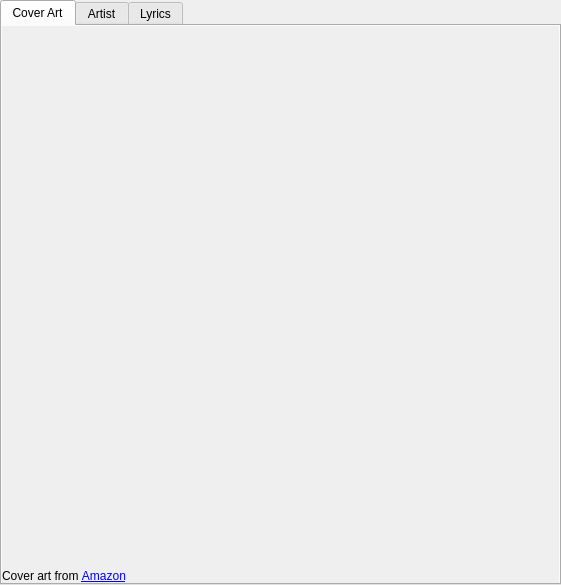
<ui version="4.0" >
 <class>CoverArtWindow</class>
 <widget class="QDialog" name="CoverArtWindow" >
  <property name="geometry" >
   <rect>
    <x>0</x>
    <y>0</y>
    <width>561</width>
    <height>585</height>
   </rect>
  </property>
  <layout class="QGridLayout" name="gridLayout" >
   <property name="margin" >
    <number>0</number>
   </property>
   <property name="spacing" >
    <number>0</number>
   </property>
   <item row="0" column="0" >
    <widget class="QTabWidget" name="tabWidget" >
     <widget class="QWidget" name="coverArtTab" >
      <property name="geometry" >
       <rect>
        <x>0</x>
        <y>0</y>
        <width>557</width>
        <height>561</height>
       </rect>
      </property>
      <attribute name="title" >
       <string>Cover Art</string>
      </attribute>
      <layout class="QGridLayout" name="gridLayout_4" >
       <property name="margin" >
        <number>0</number>
       </property>
       <property name="spacing" >
        <number>0</number>
       </property>
       <item row="0" column="0" >
        <widget class="QScrollArea" name="scrollArea" >
         <property name="frameShape" >
          <enum>QFrame::NoFrame</enum>
         </property>
         <property name="verticalScrollBarPolicy" >
          <enum>Qt::ScrollBarAlwaysOff</enum>
         </property>
         <property name="horizontalScrollBarPolicy" >
          <enum>Qt::ScrollBarAlwaysOff</enum>
         </property>
         <property name="widgetResizable" >
          <bool>true</bool>
         </property>
         <widget class="QWidget" name="scrollAreaWidgetContents" >
          <property name="geometry" >
           <rect>
            <x>0</x>
            <y>0</y>
            <width>557</width>
            <height>561</height>
           </rect>
          </property>
          <layout class="QGridLayout" name="gridLayout_3" >
           <property name="margin" >
            <number>0</number>
           </property>
           <property name="spacing" >
            <number>0</number>
           </property>
           <item row="0" column="0" >
            <widget class="QLabel" name="coverArtLabel" >
             <property name="scaledContents" >
              <bool>true</bool>
             </property>
            </widget>
           </item>
           <item row="1" column="0" >
            <widget class="QLabel" name="amazonLabel" >
             <property name="sizePolicy" >
              <sizepolicy vsizetype="Fixed" hsizetype="Preferred" >
               <horstretch>0</horstretch>
               <verstretch>0</verstretch>
              </sizepolicy>
             </property>
             <property name="text" >
              <string>Cover art from &lt;a href="http://amazon.com">Amazon&lt;/a></string>
             </property>
             <property name="openExternalLinks" >
              <bool>true</bool>
             </property>
            </widget>
           </item>
          </layout>
         </widget>
        </widget>
       </item>
      </layout>
     </widget>
     <widget class="QWidget" name="artistTab" >
      <property name="geometry" >
       <rect>
        <x>0</x>
        <y>0</y>
        <width>557</width>
        <height>561</height>
       </rect>
      </property>
      <attribute name="title" >
       <string>Artist</string>
      </attribute>
      <layout class="QGridLayout" name="gridLayout_2" />
     </widget>
     <widget class="QWidget" name="lyricsTab" >
      <property name="geometry" >
       <rect>
        <x>0</x>
        <y>0</y>
        <width>557</width>
        <height>561</height>
       </rect>
      </property>
      <attribute name="title" >
       <string>Lyrics</string>
      </attribute>
      <layout class="QGridLayout" name="gridLayout_5" >
       <property name="margin" >
        <number>0</number>
       </property>
       <property name="spacing" >
        <number>0</number>
       </property>
       <item row="0" column="0" >
        <widget class="QTextEdit" name="lyricsTextEdit" />
       </item>
       <item row="1" column="0" >
        <widget class="QLabel" name="lyricWikiLabel" >
         <property name="sizePolicy" >
          <sizepolicy vsizetype="Fixed" hsizetype="Preferred" >
           <horstretch>0</horstretch>
           <verstretch>0</verstretch>
          </sizepolicy>
         </property>
         <property name="text" >
          <string>Lyrics from &lt;a href="http://lyricwiki.org">LyricWiki&lt;/a></string>
         </property>
         <property name="openExternalLinks" >
          <bool>true</bool>
         </property>
        </widget>
       </item>
      </layout>
     </widget>
    </widget>
   </item>
  </layout>
 </widget>
 <resources/>
 <connections/>
</ui>
